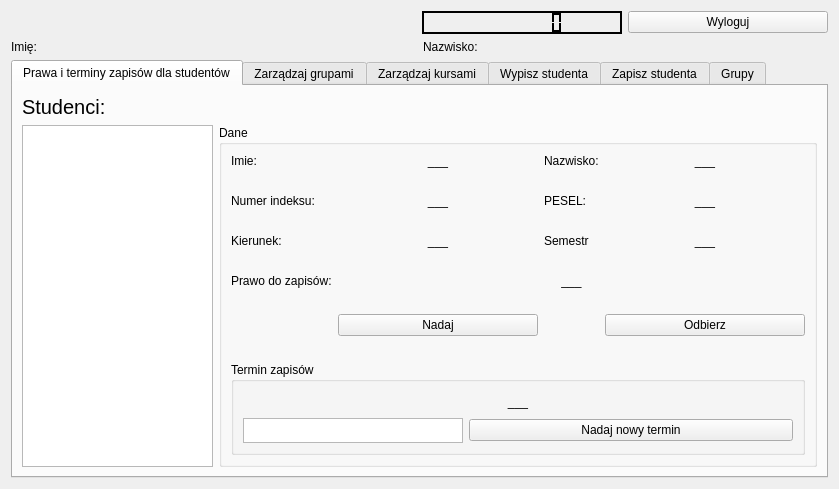
<?xml version="1.0" encoding="UTF-8"?>
<ui version="4.0">
 <class>ProwadzacyOkno</class>
 <widget class="QWidget" name="ProwadzacyOkno">
  <property name="geometry">
   <rect>
    <x>0</x>
    <y>0</y>
    <width>839</width>
    <height>489</height>
   </rect>
  </property>
  <property name="windowTitle">
   <string>Form</string>
  </property>
  <layout class="QGridLayout" name="gridLayout">
   <item row="0" column="1">
    <layout class="QHBoxLayout" name="horizontalLayout_2">
     <item>
      <spacer name="horizontalSpacer">
       <property name="orientation">
        <enum>Qt::Horizontal</enum>
       </property>
       <property name="sizeHint" stdset="0">
        <size>
         <width>40</width>
         <height>20</height>
        </size>
       </property>
      </spacer>
     </item>
     <item>
      <widget class="QLCDNumber" name="zegar">
       <property name="minimumSize">
        <size>
         <width>200</width>
         <height>0</height>
        </size>
       </property>
       <property name="maximumSize">
        <size>
         <width>200</width>
         <height>16777215</height>
        </size>
       </property>
       <property name="palette">
        <palette>
         <active>
          <colorrole role="WindowText">
           <brush brushstyle="SolidPattern">
            <color alpha="255">
             <red>255</red>
             <green>255</green>
             <blue>255</blue>
            </color>
           </brush>
          </colorrole>
          <colorrole role="Button">
           <brush brushstyle="SolidPattern">
            <color alpha="255">
             <red>0</red>
             <green>0</green>
             <blue>0</blue>
            </color>
           </brush>
          </colorrole>
          <colorrole role="Light">
           <brush brushstyle="SolidPattern">
            <color alpha="255">
             <red>0</red>
             <green>0</green>
             <blue>0</blue>
            </color>
           </brush>
          </colorrole>
          <colorrole role="Midlight">
           <brush brushstyle="SolidPattern">
            <color alpha="255">
             <red>0</red>
             <green>0</green>
             <blue>0</blue>
            </color>
           </brush>
          </colorrole>
          <colorrole role="Dark">
           <brush brushstyle="SolidPattern">
            <color alpha="255">
             <red>0</red>
             <green>0</green>
             <blue>0</blue>
            </color>
           </brush>
          </colorrole>
          <colorrole role="Mid">
           <brush brushstyle="SolidPattern">
            <color alpha="255">
             <red>0</red>
             <green>0</green>
             <blue>0</blue>
            </color>
           </brush>
          </colorrole>
          <colorrole role="Text">
           <brush brushstyle="SolidPattern">
            <color alpha="255">
             <red>0</red>
             <green>0</green>
             <blue>0</blue>
            </color>
           </brush>
          </colorrole>
          <colorrole role="BrightText">
           <brush brushstyle="SolidPattern">
            <color alpha="255">
             <red>0</red>
             <green>0</green>
             <blue>0</blue>
            </color>
           </brush>
          </colorrole>
          <colorrole role="ButtonText">
           <brush brushstyle="SolidPattern">
            <color alpha="255">
             <red>0</red>
             <green>0</green>
             <blue>0</blue>
            </color>
           </brush>
          </colorrole>
          <colorrole role="Base">
           <brush brushstyle="SolidPattern">
            <color alpha="255">
             <red>0</red>
             <green>0</green>
             <blue>0</blue>
            </color>
           </brush>
          </colorrole>
          <colorrole role="Window">
           <brush brushstyle="SolidPattern">
            <color alpha="255">
             <red>0</red>
             <green>0</green>
             <blue>0</blue>
            </color>
           </brush>
          </colorrole>
          <colorrole role="Shadow">
           <brush brushstyle="SolidPattern">
            <color alpha="255">
             <red>0</red>
             <green>0</green>
             <blue>0</blue>
            </color>
           </brush>
          </colorrole>
          <colorrole role="AlternateBase">
           <brush brushstyle="SolidPattern">
            <color alpha="255">
             <red>0</red>
             <green>0</green>
             <blue>0</blue>
            </color>
           </brush>
          </colorrole>
          <colorrole role="ToolTipBase">
           <brush brushstyle="SolidPattern">
            <color alpha="255">
             <red>0</red>
             <green>0</green>
             <blue>0</blue>
            </color>
           </brush>
          </colorrole>
          <colorrole role="ToolTipText">
           <brush brushstyle="SolidPattern">
            <color alpha="255">
             <red>0</red>
             <green>0</green>
             <blue>0</blue>
            </color>
           </brush>
          </colorrole>
          <colorrole role="PlaceholderText">
           <brush brushstyle="SolidPattern">
            <color alpha="128">
             <red>0</red>
             <green>0</green>
             <blue>0</blue>
            </color>
           </brush>
          </colorrole>
         </active>
         <inactive>
          <colorrole role="WindowText">
           <brush brushstyle="SolidPattern">
            <color alpha="255">
             <red>255</red>
             <green>255</green>
             <blue>255</blue>
            </color>
           </brush>
          </colorrole>
          <colorrole role="Button">
           <brush brushstyle="SolidPattern">
            <color alpha="255">
             <red>0</red>
             <green>0</green>
             <blue>0</blue>
            </color>
           </brush>
          </colorrole>
          <colorrole role="Light">
           <brush brushstyle="SolidPattern">
            <color alpha="255">
             <red>0</red>
             <green>0</green>
             <blue>0</blue>
            </color>
           </brush>
          </colorrole>
          <colorrole role="Midlight">
           <brush brushstyle="SolidPattern">
            <color alpha="255">
             <red>0</red>
             <green>0</green>
             <blue>0</blue>
            </color>
           </brush>
          </colorrole>
          <colorrole role="Dark">
           <brush brushstyle="SolidPattern">
            <color alpha="255">
             <red>0</red>
             <green>0</green>
             <blue>0</blue>
            </color>
           </brush>
          </colorrole>
          <colorrole role="Mid">
           <brush brushstyle="SolidPattern">
            <color alpha="255">
             <red>0</red>
             <green>0</green>
             <blue>0</blue>
            </color>
           </brush>
          </colorrole>
          <colorrole role="Text">
           <brush brushstyle="SolidPattern">
            <color alpha="255">
             <red>0</red>
             <green>0</green>
             <blue>0</blue>
            </color>
           </brush>
          </colorrole>
          <colorrole role="BrightText">
           <brush brushstyle="SolidPattern">
            <color alpha="255">
             <red>0</red>
             <green>0</green>
             <blue>0</blue>
            </color>
           </brush>
          </colorrole>
          <colorrole role="ButtonText">
           <brush brushstyle="SolidPattern">
            <color alpha="255">
             <red>0</red>
             <green>0</green>
             <blue>0</blue>
            </color>
           </brush>
          </colorrole>
          <colorrole role="Base">
           <brush brushstyle="SolidPattern">
            <color alpha="255">
             <red>0</red>
             <green>0</green>
             <blue>0</blue>
            </color>
           </brush>
          </colorrole>
          <colorrole role="Window">
           <brush brushstyle="SolidPattern">
            <color alpha="255">
             <red>0</red>
             <green>0</green>
             <blue>0</blue>
            </color>
           </brush>
          </colorrole>
          <colorrole role="Shadow">
           <brush brushstyle="SolidPattern">
            <color alpha="255">
             <red>0</red>
             <green>0</green>
             <blue>0</blue>
            </color>
           </brush>
          </colorrole>
          <colorrole role="AlternateBase">
           <brush brushstyle="SolidPattern">
            <color alpha="255">
             <red>0</red>
             <green>0</green>
             <blue>0</blue>
            </color>
           </brush>
          </colorrole>
          <colorrole role="ToolTipBase">
           <brush brushstyle="SolidPattern">
            <color alpha="255">
             <red>0</red>
             <green>0</green>
             <blue>0</blue>
            </color>
           </brush>
          </colorrole>
          <colorrole role="ToolTipText">
           <brush brushstyle="SolidPattern">
            <color alpha="255">
             <red>0</red>
             <green>0</green>
             <blue>0</blue>
            </color>
           </brush>
          </colorrole>
          <colorrole role="PlaceholderText">
           <brush brushstyle="SolidPattern">
            <color alpha="128">
             <red>0</red>
             <green>0</green>
             <blue>0</blue>
            </color>
           </brush>
          </colorrole>
         </inactive>
         <disabled>
          <colorrole role="WindowText">
           <brush brushstyle="SolidPattern">
            <color alpha="255">
             <red>0</red>
             <green>0</green>
             <blue>0</blue>
            </color>
           </brush>
          </colorrole>
          <colorrole role="Button">
           <brush brushstyle="SolidPattern">
            <color alpha="255">
             <red>0</red>
             <green>0</green>
             <blue>0</blue>
            </color>
           </brush>
          </colorrole>
          <colorrole role="Light">
           <brush brushstyle="SolidPattern">
            <color alpha="255">
             <red>0</red>
             <green>0</green>
             <blue>0</blue>
            </color>
           </brush>
          </colorrole>
          <colorrole role="Midlight">
           <brush brushstyle="SolidPattern">
            <color alpha="255">
             <red>0</red>
             <green>0</green>
             <blue>0</blue>
            </color>
           </brush>
          </colorrole>
          <colorrole role="Dark">
           <brush brushstyle="SolidPattern">
            <color alpha="255">
             <red>0</red>
             <green>0</green>
             <blue>0</blue>
            </color>
           </brush>
          </colorrole>
          <colorrole role="Mid">
           <brush brushstyle="SolidPattern">
            <color alpha="255">
             <red>0</red>
             <green>0</green>
             <blue>0</blue>
            </color>
           </brush>
          </colorrole>
          <colorrole role="Text">
           <brush brushstyle="SolidPattern">
            <color alpha="255">
             <red>0</red>
             <green>0</green>
             <blue>0</blue>
            </color>
           </brush>
          </colorrole>
          <colorrole role="BrightText">
           <brush brushstyle="SolidPattern">
            <color alpha="255">
             <red>0</red>
             <green>0</green>
             <blue>0</blue>
            </color>
           </brush>
          </colorrole>
          <colorrole role="ButtonText">
           <brush brushstyle="SolidPattern">
            <color alpha="255">
             <red>0</red>
             <green>0</green>
             <blue>0</blue>
            </color>
           </brush>
          </colorrole>
          <colorrole role="Base">
           <brush brushstyle="SolidPattern">
            <color alpha="255">
             <red>0</red>
             <green>0</green>
             <blue>0</blue>
            </color>
           </brush>
          </colorrole>
          <colorrole role="Window">
           <brush brushstyle="SolidPattern">
            <color alpha="255">
             <red>0</red>
             <green>0</green>
             <blue>0</blue>
            </color>
           </brush>
          </colorrole>
          <colorrole role="Shadow">
           <brush brushstyle="SolidPattern">
            <color alpha="255">
             <red>0</red>
             <green>0</green>
             <blue>0</blue>
            </color>
           </brush>
          </colorrole>
          <colorrole role="AlternateBase">
           <brush brushstyle="SolidPattern">
            <color alpha="255">
             <red>0</red>
             <green>0</green>
             <blue>0</blue>
            </color>
           </brush>
          </colorrole>
          <colorrole role="ToolTipBase">
           <brush brushstyle="SolidPattern">
            <color alpha="255">
             <red>0</red>
             <green>0</green>
             <blue>0</blue>
            </color>
           </brush>
          </colorrole>
          <colorrole role="ToolTipText">
           <brush brushstyle="SolidPattern">
            <color alpha="255">
             <red>0</red>
             <green>0</green>
             <blue>0</blue>
            </color>
           </brush>
          </colorrole>
          <colorrole role="PlaceholderText">
           <brush brushstyle="SolidPattern">
            <color alpha="128">
             <red>255</red>
             <green>255</green>
             <blue>255</blue>
            </color>
           </brush>
          </colorrole>
         </disabled>
        </palette>
       </property>
       <property name="digitCount">
        <number>8</number>
       </property>
      </widget>
     </item>
     <item>
      <widget class="QPushButton" name="wyloguj">
       <property name="minimumSize">
        <size>
         <width>200</width>
         <height>0</height>
        </size>
       </property>
       <property name="maximumSize">
        <size>
         <width>200</width>
         <height>16777215</height>
        </size>
       </property>
       <property name="layoutDirection">
        <enum>Qt::RightToLeft</enum>
       </property>
       <property name="text">
        <string>Wyloguj</string>
       </property>
      </widget>
     </item>
    </layout>
   </item>
   <item row="2" column="1">
    <layout class="QHBoxLayout" name="horizontalLayout">
     <item>
      <widget class="QTabWidget" name="tabWidget">
       <property name="currentIndex">
        <number>0</number>
       </property>
       <widget class="QWidget" name="prawaTerminy">
        <attribute name="title">
         <string>Prawa i terminy zapisów dla studentów</string>
        </attribute>
        <layout class="QGridLayout" name="gridLayout_3">
         <item row="0" column="0">
          <widget class="QLabel" name="label">
           <property name="font">
            <font>
             <pointsize>15</pointsize>
            </font>
           </property>
           <property name="text">
            <string>Studenci:</string>
           </property>
           <property name="scaledContents">
            <bool>false</bool>
           </property>
          </widget>
         </item>
         <item row="1" column="0">
          <widget class="QListWidget" name="listastudentow">
           <property name="maximumSize">
            <size>
             <width>300</width>
             <height>16777215</height>
            </size>
           </property>
          </widget>
         </item>
         <item row="1" column="1">
          <widget class="QGroupBox" name="groupBox">
           <property name="title">
            <string>Dane</string>
           </property>
           <layout class="QGridLayout" name="gridLayout_2">
            <item row="5" column="3">
             <widget class="QLabel" name="semestrL">
              <property name="text">
               <string>___</string>
              </property>
              <property name="alignment">
               <set>Qt::AlignCenter</set>
              </property>
             </widget>
            </item>
            <item row="1" column="2">
             <spacer name="horizontalSpacer_2">
              <property name="orientation">
               <enum>Qt::Horizontal</enum>
              </property>
              <property name="sizeHint" stdset="0">
               <size>
                <width>40</width>
                <height>20</height>
               </size>
              </property>
             </spacer>
            </item>
            <item row="9" column="1">
             <widget class="QPushButton" name="pushButton">
              <property name="minimumSize">
               <size>
                <width>200</width>
                <height>0</height>
               </size>
              </property>
              <property name="text">
               <string>Nadaj</string>
              </property>
             </widget>
            </item>
            <item row="7" column="1" colspan="3">
             <widget class="QLabel" name="prawoL">
              <property name="layoutDirection">
               <enum>Qt::LeftToRight</enum>
              </property>
              <property name="text">
               <string>___</string>
              </property>
              <property name="alignment">
               <set>Qt::AlignCenter</set>
              </property>
             </widget>
            </item>
            <item row="3" column="0">
             <widget class="QLabel" name="label_4">
              <property name="text">
               <string>Numer indeksu:</string>
              </property>
             </widget>
            </item>
            <item row="4" column="2">
             <spacer name="horizontalSpacer_3">
              <property name="orientation">
               <enum>Qt::Horizontal</enum>
              </property>
              <property name="sizeHint" stdset="0">
               <size>
                <width>40</width>
                <height>20</height>
               </size>
              </property>
             </spacer>
            </item>
            <item row="5" column="2">
             <widget class="QLabel" name="label_7">
              <property name="text">
               <string>Semestr</string>
              </property>
             </widget>
            </item>
            <item row="5" column="1">
             <widget class="QLabel" name="kierunekL">
              <property name="text">
               <string>___</string>
              </property>
              <property name="alignment">
               <set>Qt::AlignCenter</set>
              </property>
             </widget>
            </item>
            <item row="6" column="2">
             <spacer name="horizontalSpacer_4">
              <property name="orientation">
               <enum>Qt::Horizontal</enum>
              </property>
              <property name="sizeHint" stdset="0">
               <size>
                <width>40</width>
                <height>20</height>
               </size>
              </property>
             </spacer>
            </item>
            <item row="3" column="3">
             <widget class="QLabel" name="peselL">
              <property name="text">
               <string>___</string>
              </property>
              <property name="alignment">
               <set>Qt::AlignCenter</set>
              </property>
             </widget>
            </item>
            <item row="11" column="0" colspan="4">
             <widget class="QGroupBox" name="groupBox_2">
              <property name="maximumSize">
               <size>
                <width>16777215</width>
                <height>300</height>
               </size>
              </property>
              <property name="title">
               <string>Termin zapisów</string>
              </property>
              <layout class="QGridLayout" name="gridLayout_4">
               <item row="0" column="0" colspan="2">
                <widget class="QLabel" name="terminL">
                 <property name="text">
                  <string>___</string>
                 </property>
                 <property name="alignment">
                  <set>Qt::AlignCenter</set>
                 </property>
                </widget>
               </item>
               <item row="1" column="1">
                <widget class="QPushButton" name="pushButton_3">
                 <property name="text">
                  <string>Nadaj nowy termin</string>
                 </property>
                </widget>
               </item>
               <item row="1" column="0">
                <widget class="QTextEdit" name="textedit">
                 <property name="maximumSize">
                  <size>
                   <width>220</width>
                   <height>25</height>
                  </size>
                 </property>
                 <property name="placeholderText">
                  <string/>
                 </property>
                </widget>
               </item>
              </layout>
             </widget>
            </item>
            <item row="0" column="1">
             <widget class="QLabel" name="imieL">
              <property name="text">
               <string>___</string>
              </property>
              <property name="alignment">
               <set>Qt::AlignCenter</set>
              </property>
             </widget>
            </item>
            <item row="5" column="0">
             <widget class="QLabel" name="label_6">
              <property name="text">
               <string>Kierunek:</string>
              </property>
             </widget>
            </item>
            <item row="0" column="2">
             <widget class="QLabel" name="label_3">
              <property name="text">
               <string>Nazwisko:</string>
              </property>
             </widget>
            </item>
            <item row="0" column="0">
             <widget class="QLabel" name="label_2">
              <property name="text">
               <string>Imie:</string>
              </property>
             </widget>
            </item>
            <item row="7" column="0">
             <widget class="QLabel" name="label_8">
              <property name="text">
               <string>Prawo do zapisów:</string>
              </property>
             </widget>
            </item>
            <item row="9" column="3">
             <widget class="QPushButton" name="pushButton_2">
              <property name="minimumSize">
               <size>
                <width>200</width>
                <height>0</height>
               </size>
              </property>
              <property name="maximumSize">
               <size>
                <width>200</width>
                <height>16777215</height>
               </size>
              </property>
              <property name="text">
               <string>Odbierz</string>
              </property>
             </widget>
            </item>
            <item row="0" column="3">
             <widget class="QLabel" name="nazwiskoL">
              <property name="text">
               <string>___</string>
              </property>
              <property name="alignment">
               <set>Qt::AlignCenter</set>
              </property>
             </widget>
            </item>
            <item row="3" column="2">
             <widget class="QLabel" name="label_5">
              <property name="maximumSize">
               <size>
                <width>16777215</width>
                <height>16777215</height>
               </size>
              </property>
              <property name="text">
               <string>PESEL:</string>
              </property>
             </widget>
            </item>
            <item row="3" column="1">
             <widget class="QLabel" name="indeksL">
              <property name="text">
               <string>___</string>
              </property>
              <property name="alignment">
               <set>Qt::AlignCenter</set>
              </property>
             </widget>
            </item>
            <item row="8" column="2">
             <spacer name="horizontalSpacer_5">
              <property name="orientation">
               <enum>Qt::Horizontal</enum>
              </property>
              <property name="sizeHint" stdset="0">
               <size>
                <width>40</width>
                <height>20</height>
               </size>
              </property>
             </spacer>
            </item>
            <item row="10" column="2">
             <spacer name="horizontalSpacer_6">
              <property name="orientation">
               <enum>Qt::Horizontal</enum>
              </property>
              <property name="sizeHint" stdset="0">
               <size>
                <width>40</width>
                <height>20</height>
               </size>
              </property>
             </spacer>
            </item>
           </layout>
          </widget>
         </item>
        </layout>
       </widget>
       <widget class="QWidget" name="zarzadGrupa">
        <attribute name="title">
         <string>Zarządzaj grupami</string>
        </attribute>
       </widget>
       <widget class="QWidget" name="zarzadKurs">
        <attribute name="title">
         <string>Zarządzaj kursami</string>
        </attribute>
       </widget>
       <widget class="QWidget" name="studentout">
        <attribute name="title">
         <string>Wypisz studenta</string>
        </attribute>
       </widget>
       <widget class="QWidget" name="studentin">
        <attribute name="title">
         <string>Zapisz studenta</string>
        </attribute>
       </widget>
       <widget class="QWidget" name="grupy">
        <attribute name="title">
         <string>Grupy</string>
        </attribute>
       </widget>
      </widget>
     </item>
    </layout>
   </item>
   <item row="1" column="1">
    <layout class="QHBoxLayout" name="horizontalLayout_7">
     <item>
      <widget class="QLabel" name="imieLabel">
       <property name="text">
        <string>Imię:</string>
       </property>
      </widget>
     </item>
     <item>
      <widget class="QLabel" name="nazwiskoLabel">
       <property name="text">
        <string>Nazwisko:</string>
       </property>
      </widget>
     </item>
    </layout>
   </item>
  </layout>
 </widget>
 <resources/>
 <connections/>
</ui>
